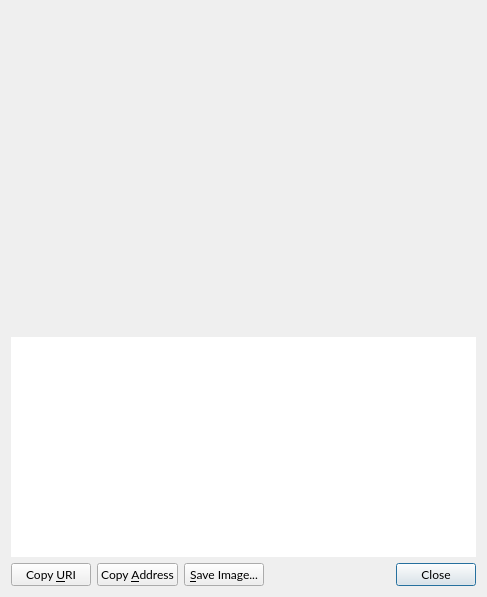
<?xml version="1.0" encoding="UTF-8"?>
<ui version="4.0">
 <class>ReceiveRequestDialog</class>
 <widget class="QDialog" name="ReceiveRequestDialog">
  <property name="geometry">
   <rect>
    <x>0</x>
    <y>0</y>
    <width>487</width>
    <height>597</height>
   </rect>
  </property>
  <property name="font">
   <font>
    <family>Lato</family>
   </font>
  </property>
  <layout class="QVBoxLayout" name="verticalLayout_3">
   <item>
    <widget class="QRImageWidget" name="lblQRCode">
     <property name="sizePolicy">
      <sizepolicy hsizetype="Expanding" vsizetype="Fixed">
       <horstretch>0</horstretch>
       <verstretch>0</verstretch>
      </sizepolicy>
     </property>
     <property name="minimumSize">
      <size>
       <width>300</width>
       <height>320</height>
      </size>
     </property>
     <property name="toolTip">
      <string>QR Code</string>
     </property>
     <property name="textFormat">
      <enum>Qt::PlainText</enum>
     </property>
     <property name="alignment">
      <set>Qt::AlignCenter</set>
     </property>
     <property name="wordWrap">
      <bool>true</bool>
     </property>
    </widget>
   </item>
   <item>
    <widget class="QTextEdit" name="outUri">
     <property name="sizePolicy">
      <sizepolicy hsizetype="Expanding" vsizetype="Expanding">
       <horstretch>0</horstretch>
       <verstretch>0</verstretch>
      </sizepolicy>
     </property>
     <property name="minimumSize">
      <size>
       <width>0</width>
       <height>50</height>
      </size>
     </property>
     <property name="frameShape">
      <enum>QFrame::NoFrame</enum>
     </property>
     <property name="frameShadow">
      <enum>QFrame::Plain</enum>
     </property>
     <property name="tabChangesFocus">
      <bool>true</bool>
     </property>
     <property name="textInteractionFlags">
      <set>Qt::TextSelectableByKeyboard|Qt::TextSelectableByMouse</set>
     </property>
    </widget>
   </item>
   <item>
    <layout class="QHBoxLayout" name="horizontalLayout">
     <item>
      <widget class="QPushButton" name="btnCopyURI">
       <property name="text">
        <string>Copy &amp;URI</string>
       </property>
       <property name="autoDefault">
        <bool>false</bool>
       </property>
      </widget>
     </item>
     <item>
      <widget class="QPushButton" name="btnCopyAddress">
       <property name="text">
        <string>Copy &amp;Address</string>
       </property>
       <property name="autoDefault">
        <bool>false</bool>
       </property>
      </widget>
     </item>
     <item>
      <widget class="QPushButton" name="btnSaveAs">
       <property name="text">
        <string>&amp;Save Image...</string>
       </property>
       <property name="autoDefault">
        <bool>false</bool>
       </property>
      </widget>
     </item>
     <item>
      <spacer name="horizontalSpacer_2">
       <property name="orientation">
        <enum>Qt::Horizontal</enum>
       </property>
       <property name="sizeHint" stdset="0">
        <size>
         <width>40</width>
         <height>20</height>
        </size>
       </property>
      </spacer>
     </item>
     <item>
      <widget class="QDialogButtonBox" name="buttonBox">
       <property name="standardButtons">
        <set>QDialogButtonBox::Close</set>
       </property>
      </widget>
     </item>
    </layout>
   </item>
  </layout>
 </widget>
 <customwidgets>
  <customwidget>
   <class>QRImageWidget</class>
   <extends>QLabel</extends>
   <header>receiverequestdialog.h</header>
  </customwidget>
 </customwidgets>
 <resources/>
 <connections>
  <connection>
   <sender>buttonBox</sender>
   <signal>rejected()</signal>
   <receiver>ReceiveRequestDialog</receiver>
   <slot>reject()</slot>
   <hints>
    <hint type="sourcelabel">
     <x>452</x>
     <y>573</y>
    </hint>
    <hint type="destinationlabel">
     <x>243</x>
     <y>298</y>
    </hint>
   </hints>
  </connection>
  <connection>
   <sender>buttonBox</sender>
   <signal>accepted()</signal>
   <receiver>ReceiveRequestDialog</receiver>
   <slot>accept()</slot>
   <hints>
    <hint type="sourcelabel">
     <x>452</x>
     <y>573</y>
    </hint>
    <hint type="destinationlabel">
     <x>243</x>
     <y>298</y>
    </hint>
   </hints>
  </connection>
 </connections>
</ui>
